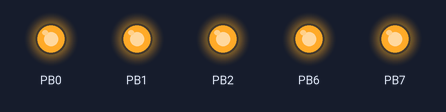
The program below on a simulated ATmega328P, built with avr-gcc and emulated at 10 MHz. On the bench: output pins drawn as LEDs (lit = HIGH). Pins used as bus, display or sensor lines are not drawn.

Above: at 0.1 s.
Timing chart, 0 to 1.6 s (numbered marks = the images above):
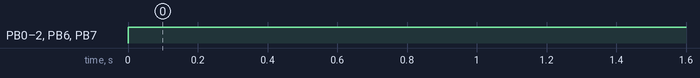

The program:

main.c
```c
#define F_CPU 10000000UL		//constant - frequency of MCU, used for calc of delay time in function _delay_ms
#include <avr/io.h>			//header with input-output registers names (like PORTB)
#include <avr/interrupt.h>	//header with iterrupt functions (ISR), which are avr-gcc specific
typedef unsigned char byte;

ISR ( TIMER0_COMPA_vect ) { // _VECTOR(14)  /* TimerCounter0 Compare Match A */

}

ISR ( SPI_STC_vect ) { //      _VECTOR(17)  /* SPI Serial Transfer Complete */
}

int idle(){//empty loop for interrupts catching
	while(1)
	{asm("nop");}//assembler's one empty instruction
}

int main(){ // program entry point
	//PORTB SETUP
	//PORTB02 should be HIGH in order to power up SlaveSelect (SS) pin of SPI
	DDRB = 0xFF;
	PORTB = 0xFF;

	//SPI SETUP
	SPCR = 0<<SPIE | 1<<SPE | 1<<DORD | 1<<MSTR | 0<<SPR1 | 0<<SPR0 ; //SPI control register
		//SPIE - enable SPI interrupt
		//SPE - enable SPI
		//DORD -- least significant bit first
		//MSTR -- use this chip as master
		//SPR1 -SPR0 --- master's clock generator rate ( 00 = f_osc /2 );
	SPSR = 1<<SPI2X ;
		//SPI Status register
		//SPI2X -- double SPI speed in SPR1 and SPR2 bytes, making it f_osc/2
	SPDR = 0xFF;//data register

	//CLOCK SETUP. HERE USED TIMER #0
	TCCR0B = 0<<CS02 | 0<<CS01 | 1<<CS00 ;// timer's clock rate
	//TCCR0B - timer's control register B
	//001 - no prescaling
	//010 - clk/8
	//011 - clk/64
	//100 - clk/256
	//101 - clk/1024
	TIMSK0 = 1<<OCIE0A ;
	//timer interrupt mask register
	//OCIE0A -- enable interrupt A
	OCR0A = 0x01;//value to match timer A

	sei();//enable general interrupt
	idle();//idle loop for interrupts await
}
```

Measured:
- by itself, PB0–2, PB6, PB7: LOW → HIGH at 0.00 s
